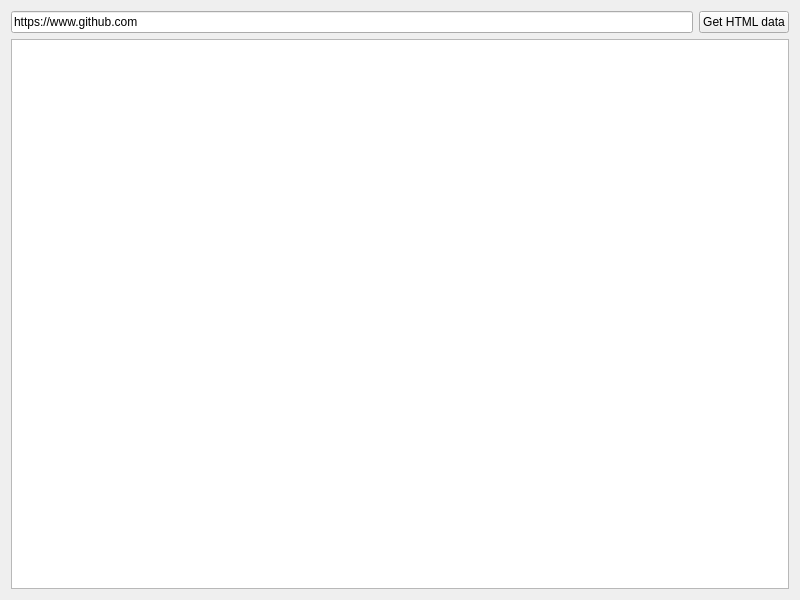
<?xml version="1.0" encoding="UTF-8"?>
<ui version="4.0">
 <class>Widget</class>
 <widget class="QWidget" name="Widget">
  <property name="geometry">
   <rect>
    <x>0</x>
    <y>0</y>
    <width>800</width>
    <height>600</height>
   </rect>
  </property>
  <property name="windowTitle">
   <string>Widget</string>
  </property>
  <layout class="QVBoxLayout" name="verticalLayout">
   <item>
    <layout class="QHBoxLayout" name="horizontalLayout">
     <item>
      <widget class="QLineEdit" name="lineEdit">
       <property name="text">
        <string>https://www.github.com</string>
       </property>
      </widget>
     </item>
     <item>
      <widget class="QPushButton" name="getDataButton">
       <property name="text">
        <string>Get HTML data</string>
       </property>
      </widget>
     </item>
    </layout>
   </item>
   <item>
    <widget class="QTextEdit" name="textEdit"/>
   </item>
  </layout>
 </widget>
 <resources/>
 <connections/>
</ui>
